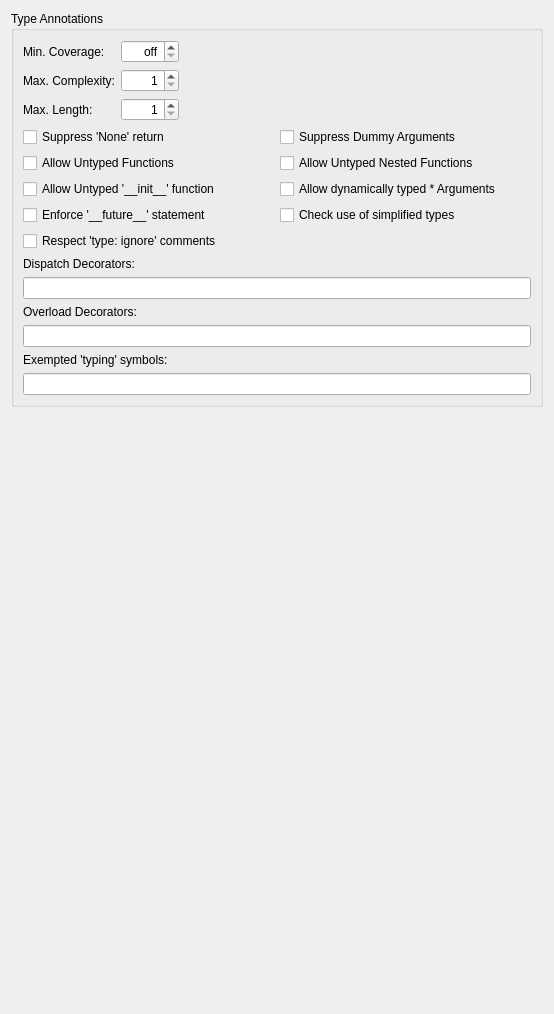
         <widget class="QWidget" name="typeAnnotationsTab">
          <attribute name="title">
           <string>Annotations</string>
          </attribute>
          <layout class="QVBoxLayout" name="verticalLayout_18">
           <item>
            <widget class="QGroupBox" name="groupBox_10">
             <property name="title">
              <string>Type Annotations</string>
             </property>
             <layout class="QVBoxLayout" name="verticalLayout_3">
              <item>
               <layout class="QGridLayout" name="gridLayout_6">
                <item row="0" column="0">
                 <widget class="QLabel" name="label_18">
                  <property name="text">
                   <string>Min. Coverage:</string>
                  </property>
                 </widget>
                </item>
                <item row="0" column="1">
                 <widget class="QSpinBox" name="minAnnotationsCoverageSpinBox">
                  <property name="toolTip">
                   <string>Enter the minimum percentage of type annotations</string>
                  </property>
                  <property name="alignment">
                   <set>Qt::AlignRight|Qt::AlignTrailing|Qt::AlignVCenter</set>
                  </property>
                  <property name="specialValueText">
                   <string>off</string>
                  </property>
                  <property name="suffix">
                   <string>%</string>
                  </property>
                  <property name="maximum">
                   <number>100</number>
                  </property>
                 </widget>
                </item>
                <item row="0" column="2">
                 <spacer name="horizontalSpacer_7">
                  <property name="orientation">
                   <enum>Qt::Horizontal</enum>
                  </property>
                  <property name="sizeHint" stdset="0">
                   <size>
                    <width>352</width>
                    <height>20</height>
                   </size>
                  </property>
                 </spacer>
                </item>
                <item row="1" column="0">
                 <widget class="QLabel" name="label_19">
                  <property name="text">
                   <string>Max. Complexity:</string>
                  </property>
                 </widget>
                </item>
                <item row="1" column="1">
                 <widget class="QSpinBox" name="maxAnnotationsComplexitySpinBox">
                  <property name="toolTip">
                   <string>Enter the maximum type annotation complexity</string>
                  </property>
                  <property name="alignment">
                   <set>Qt::AlignRight|Qt::AlignTrailing|Qt::AlignVCenter</set>
                  </property>
                  <property name="minimum">
                   <number>1</number>
                  </property>
                  <property name="maximum">
                   <number>9</number>
                  </property>
                 </widget>
                </item>
                <item row="2" column="0">
                 <widget class="QLabel" name="label_32">
                  <property name="text">
                   <string>Max. Length:</string>
                  </property>
                 </widget>
                </item>
                <item row="2" column="1">
                 <widget class="QSpinBox" name="maxAnnotationsLengthSpinBox">
                  <property name="toolTip">
                   <string>Enter the maximum type annotation length</string>
                  </property>
                  <property name="alignment">
                   <set>Qt::AlignRight|Qt::AlignTrailing|Qt::AlignVCenter</set>
                  </property>
                  <property name="minimum">
                   <number>1</number>
                  </property>
                  <property name="maximum">
                   <number>15</number>
                  </property>
                 </widget>
                </item>
               </layout>
              </item>
              <item>
               <layout class="QGridLayout" name="gridLayout_9">
                <item row="0" column="1">
                 <widget class="QCheckBox" name="suppressDummyArgsCheckBox">
                  <property name="toolTip">
                   <string>Select to not report dummy (i.e. '_') arguments</string>
                  </property>
                  <property name="text">
                   <string>Suppress Dummy Arguments</string>
                  </property>
                 </widget>
                </item>
                <item row="1" column="0">
                 <widget class="QCheckBox" name="allowUntypedDefsCheckBox">
                  <property name="toolTip">
                   <string>Select to not report dynamically typed functions</string>
                  </property>
                  <property name="text">
                   <string>Allow Untyped Functions</string>
                  </property>
                 </widget>
                </item>
                <item row="0" column="0">
                 <widget class="QCheckBox" name="suppressNoneReturningCheckBox">
                  <property name="toolTip">
                   <string>Select to not report functions without returns or with only bare returns</string>
                  </property>
                  <property name="text">
                   <string>Suppress 'None' return</string>
                  </property>
                 </widget>
                </item>
                <item row="2" column="1">
                 <widget class="QCheckBox" name="allowStarArgAnyCheckBox">
                  <property name="toolTip">
                   <string>Allow dynamically typed *args and **kwargs</string>
                  </property>
                  <property name="text">
                   <string>Allow dynamically typed * Arguments</string>
                  </property>
                 </widget>
                </item>
                <item row="1" column="1">
                 <widget class="QCheckBox" name="allowUntypedNestedCheckBox">
                  <property name="toolTip">
                   <string>Select to not report dynamically typed nested functions</string>
                  </property>
                  <property name="text">
                   <string>Allow Untyped Nested Functions</string>
                  </property>
                 </widget>
                </item>
                <item row="3" column="0">
                 <widget class="QCheckBox" name="forceFutureAnnotationsCheckBox">
                  <property name="toolTip">
                   <string>Enforce the presence of a 'from __future__ import annotations' statement</string>
                  </property>
                  <property name="text">
                   <string>Enforce '__future__' statement</string>
                  </property>
                 </widget>
                </item>
                <item row="3" column="1">
                 <widget class="QCheckBox" name="simplifiedTypesCheckBox">
                  <property name="toolTip">
                   <string>Verifies &amp;lt;3.10 code with simplified types uses 'from __future__ import annotations'.</string>
                  </property>
                  <property name="text">
                   <string>Check use of simplified types</string>
                  </property>
                 </widget>
                </item>
                <item row="2" column="0">
                 <widget class="QCheckBox" name="mypyInitReturnCheckBox">
                  <property name="toolTip">
                   <string>Select to not report unhinted '__init__' return</string>
                  </property>
                  <property name="text">
                   <string>Allow Untyped '__init__' function</string>
                  </property>
                 </widget>
                </item>
                <item row="4" column="0">
                 <widget class="QCheckBox" name="typeIgnoreCheckBox">
                  <property name="toolTip">
                   <string>Select to supress errors for functions annotated with a 'type: ignore' comment.</string>
                  </property>
                  <property name="text">
                   <string>Respect 'type: ignore' comments</string>
                  </property>
                 </widget>
                </item>
               </layout>
              </item>
              <item>
               <widget class="QLabel" name="label_33">
                <property name="text">
                 <string>Dispatch Decorators:</string>
                </property>
               </widget>
              </item>
              <item>
               <widget class="QLineEdit" name="dispatchDecoratorEdit">
                <property name="toolTip">
                 <string>Enter the list of dispatch decorators separated by comma</string>
                </property>
                <property name="clearButtonEnabled">
                 <bool>true</bool>
                </property>
               </widget>
              </item>
              <item>
               <widget class="QLabel" name="label_34">
                <property name="text">
                 <string>Overload Decorators:</string>
                </property>
               </widget>
              </item>
              <item>
               <widget class="QLineEdit" name="overloadDecoratorEdit">
                <property name="toolTip">
                 <string>Enter the list of typing.overload decorators separated by comma</string>
                </property>
                <property name="clearButtonEnabled">
                 <bool>true</bool>
                </property>
               </widget>
              </item>
              <item>
               <widget class="QLabel" name="label_38">
                <property name="text">
                 <string>Exempted 'typing' symbols:</string>
                </property>
               </widget>
              </item>
              <item>
               <widget class="QLineEdit" name="exemptedTypingSymbolsEdit">
                <property name="toolTip">
                 <string>Enter deprecated symbols of the 'typing' module exempted from PEP-585 checking separated by space</string>
                </property>
                <property name="clearButtonEnabled">
                 <bool>true</bool>
                </property>
               </widget>
              </item>
             </layout>
            </widget>
           </item>
           <item>
            <spacer name="verticalSpacer_9">
             <property name="orientation">
              <enum>Qt::Vertical</enum>
             </property>
             <property name="sizeHint" stdset="0">
              <size>
               <width>20</width>
               <height>596</height>
              </size>
             </property>
            </spacer>
           </item>
          </layout>
         </widget>
